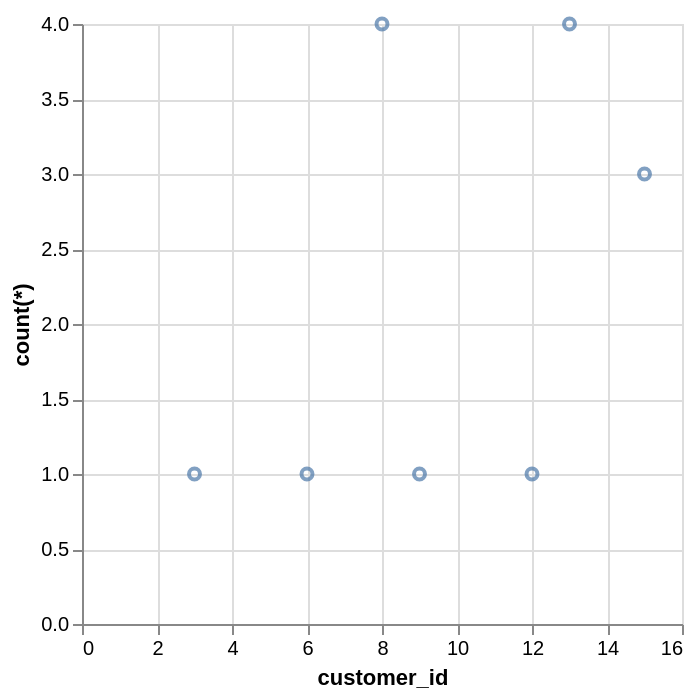

Describe this chart as a Vega-Lite specification.
### Vega-Lite specification from a JSON file in a GitHub repository (floating-point values rounded to 4 significant figures)
{"data": {"values": [{"x_data": 3, "y_data": 1}, {"x_data": 6, "y_data": 1}, {"x_data": 8, "y_data": 4}, {"x_data": 9, "y_data": 1}, {"x_data": 12, "y_data": 1}, {"x_data": 13, "y_data": 4}, {"x_data": 15, "y_data": 3}]}, "mark": "point", "encoding": {"x": {"field": "x_data", "type": "quantitative", "title": "customer_id"}, "y": {"field": "y_data", "type": "quantitative", "title": "count(*)"}}}
